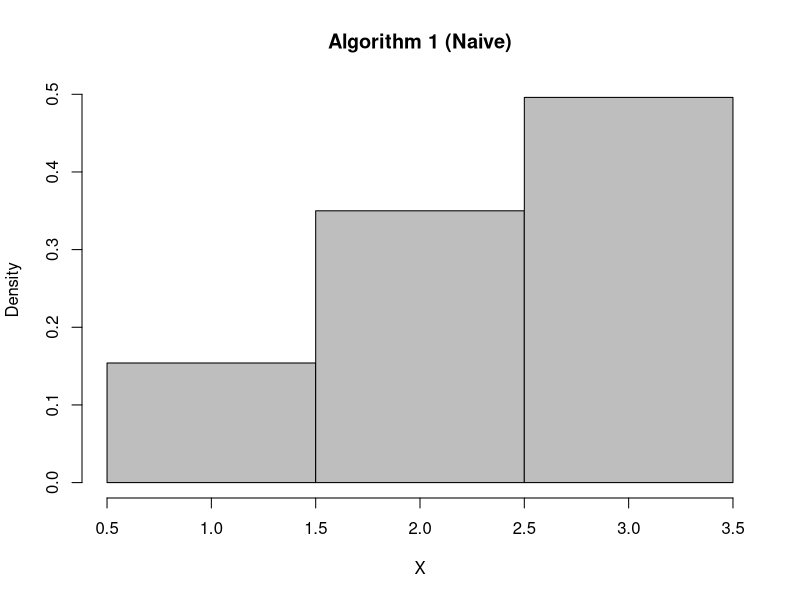
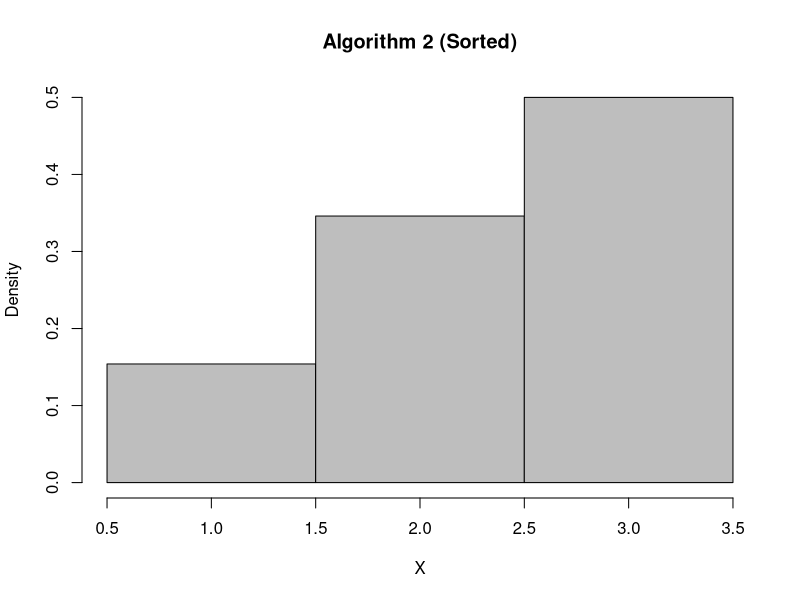
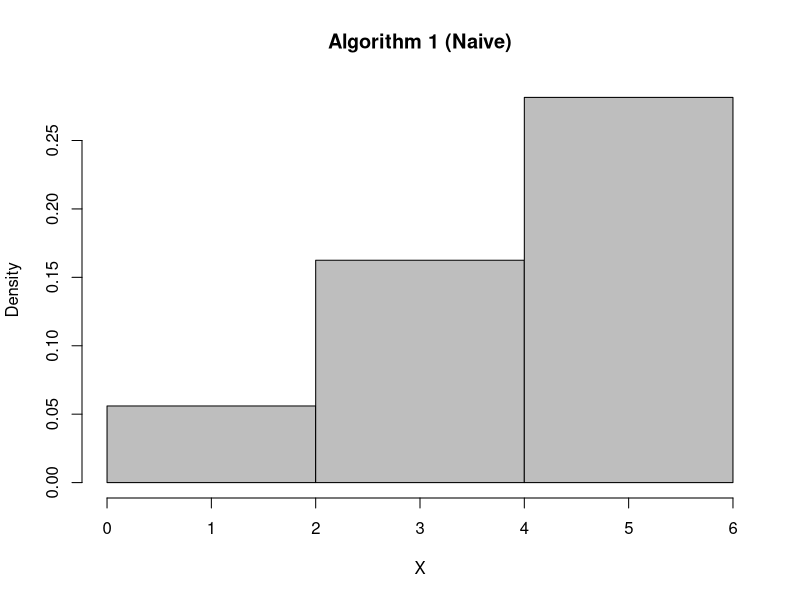
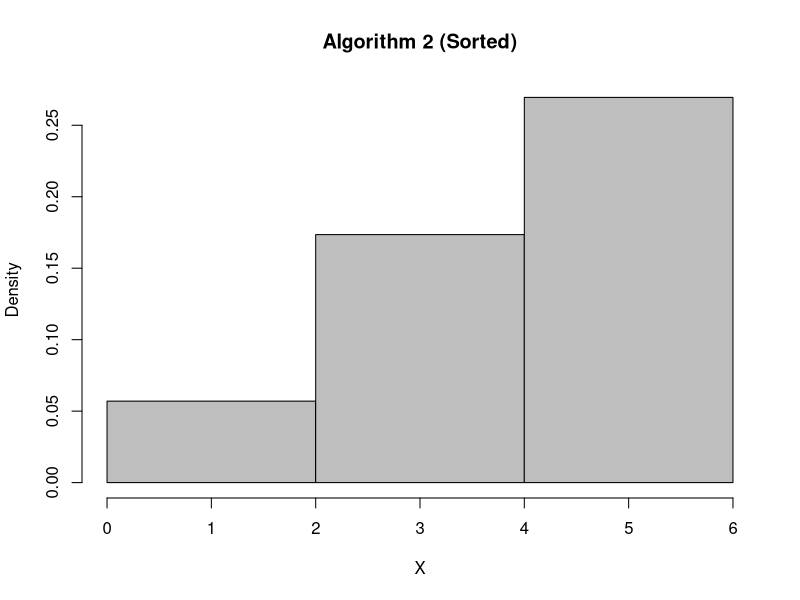
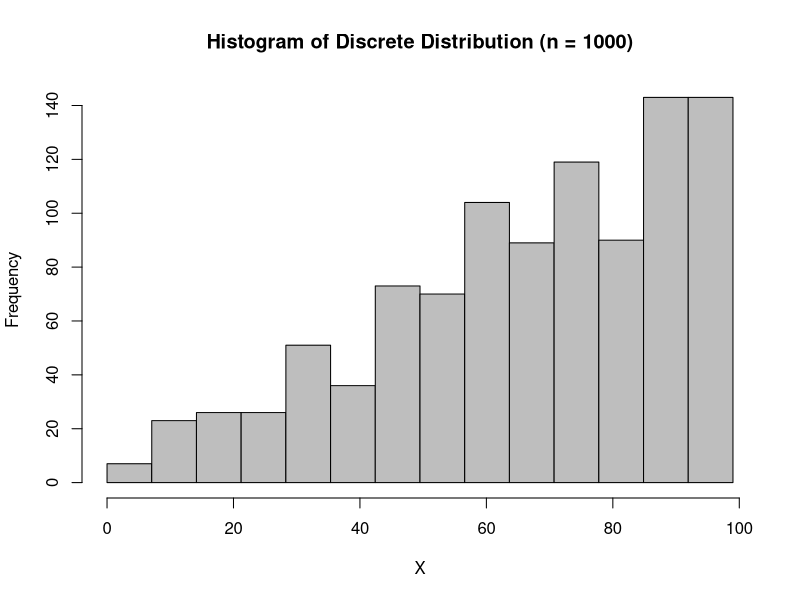
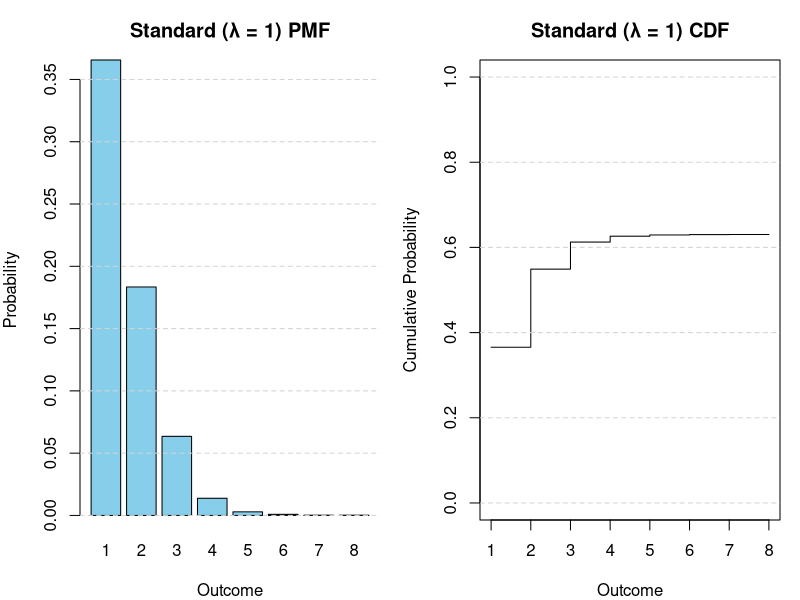
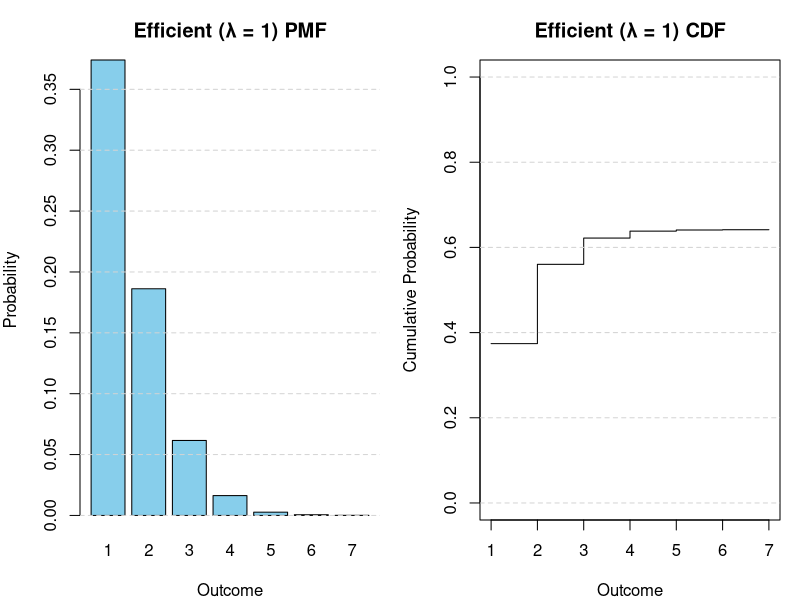
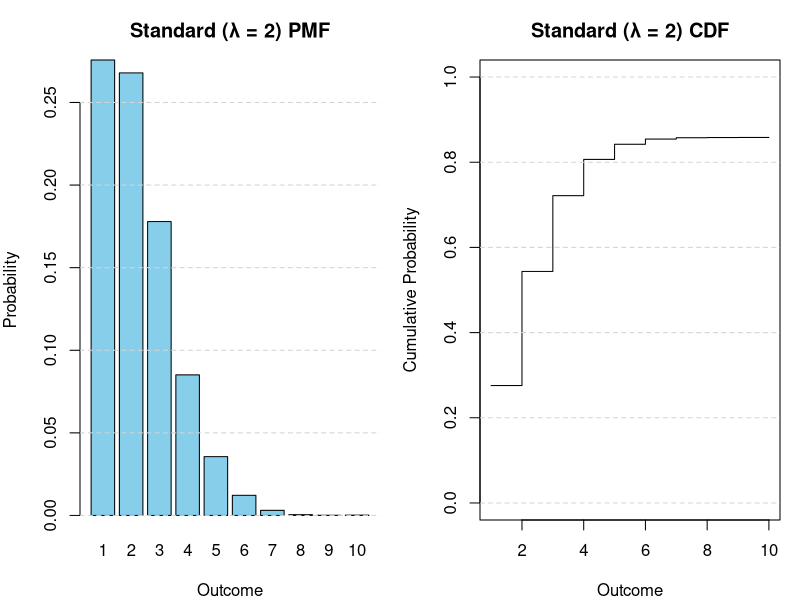

Reproduce these figures in R, in order.
## ---- chunk 1
knitr::opts_chunk$set(echo = TRUE)
## ---- chunk 2
alg1_sample <- function(p, X){
  U <-  runif(1, 0, 1)
  c <-  0
  for (i in c(1:length(p))) {
    c <- c + p[i]
    if (U < c) {
      return(X[i])
    }
  }
}

alg2_sample <- function(p, X) {
  idx <- order(p, decreasing = TRUE)
  p_sorted <- p[idx]
  dist <- X[idx]
  
  U <-  runif(1, 0, 1)
  c <-  0
  for (i in c(1:length(p))) {
    c <- c + p_sorted[i]
    if (U < c) {
      return(dist[i])
    }
  }
}

plot_discrete_hist <- function(samples, outcomes, p, title) {
  hist(samples,
  breaks = c(0.5, 1.5, 2.5, 3.5), col = "grey",
  border = "black", freq = FALSE,
  main = title, xlab = "X")
}

N <- 1000
p <- c(1/6, 1/3, 1/2)
X <- c(1, 2, 3)
samples1 <- replicate(N, alg1_sample(p, X))
samples2 <- replicate(N, alg2_sample(p, X))
freq1 <- table(samples1) / N
freq2 <- table(samples2) / N

plot_discrete_hist(samples1, X, p, "Algorithm 1 (Naive)")
plot_discrete_hist(samples2, X, p, "Algorithm 2 (Sorted)")

cat(
  "Algorithm 1 empirical:\n",
  freq1, "\n\n",
  "Algorithm 2 empirical:\n",
  freq2, "\n\n",
  "Theoretical probs:\n",
  p, "\n"
)

## ---- chunk 3
plot_discrete_hist <- function(samples, outcomes, p, title) {
  hist(samples,
  breaks = c(0, 2, 4, 6), col = "grey",
  border = "black", freq = FALSE,
  main = title, xlab = "X")
}

N <- 1000
p <- c(1/9, 3/9, 5/9)
X <- c(1, 3, 5)
samples1 <- replicate(N, alg1_sample(p, X))
samples2 <- replicate(N, alg2_sample(p, X))
freq1 <- table(samples1) / N
freq2 <- table(samples2) / N

plot_discrete_hist(samples1, X, p, "Algorithm 1 (Naive)")

plot_discrete_hist(samples2, X, p, "Algorithm 2 (Sorted)")

cat(
  "Algorithm 1 empirical:\n",
  freq1, "\n\n",
  "Algorithm 2 empirical:\n",
  freq2, "\n\n",
  "Theoretical probs:\n",
  p, "\n"
)

## ---- chunk 4
N = 1000
X = seq(1, 100, by=2)
p = X / (50**2)
samples = replicate(N, alg1_sample(p, X))
q25 <- quantile(samples, 0.25)
q75 <- quantile(samples, 0.75)
bin_wdith <- 2 * (q75 - q25) / (N^(1/3))
bins = as.numeric(ceiling((max(samples) - min(samples)) / bin_wdith))

hist(samples, breaks=seq(0,max(samples),l=bins+1),
     col = "grey", border = "black", freq = TRUE,
     main = "Histogram of Discrete Distribution (n = 1000)", xlab = "X")

## ---- chunk 5
generate_poisson_rv <- function(lam) {
  # Draw U ~ Uniform(0,1)
  U <- runif(1)
  
  i <- 0
  p <- exp(-lam)   # P(X = 0)
  F <- p           # CDF
  comparisons <- 1 # first comparison
  
  # Incrementally build CDF
  while (U >= F) {
    i <- i + 1
    p <- (lam * p) / i
    F <- F + p
    comparisons <- comparisons + 1
  }
  
  list(X = i, comparisons = comparisons)
}


generate_poisson_efficient <- function(lam) {
  # Integer part of lambda
  I <- floor(lam)
  
  # Precompute probabilities up to floor(lambda)
  p <- numeric(I + 1)
  p[1] <- exp(-lam)   # P(X = 0)
  
  for (k in 2:(I + 1)) {
    p[k] <- lam * p[k - 1] / (k - 1)
  }
  
  F_I <- sum(p)       # CDF at X = I
  
  # Draw U ~ Uniform(0,1)
  U <- runif(1)
  comparisons <- 1
  
  # Case 1: search backward
  if (U <= F_I) {
    i <- I
    F <- F_I
    
    while (U < F) {
      i <- i - 1
      if (i < 0) break
      p_i <- p[i + 2] * (i + 1) / lam
      F <- F - p_i
      comparisons <- comparisons + 1
    }
    X <- i + 1
    
  # Case 2: search forward
  } else {
    i <- I + 1
    F <- F_I
    p_prev <- p[length(p)]
    
    while (U > F) {
      p_i <- lam * p_prev / i
      F <- F + p_i
      p_prev <- p_i
      i <- i + 1
      comparisons <- comparisons + 1
    }
    X <- i - 1
  }
  
  list(X = X, comparisons = comparisons)
}

generate_poisson_samples <- function(lambda, n_samples = 1000, type = "Standard") {
  samples <- numeric(n_samples)
  comparisons <- numeric(n_samples)
  
  for (i in seq_len(n_samples)) {
    if (type == "Standard") {
      res <- generate_poisson_rv(lambda)
    } else {
      res <- generate_poisson_efficient(lambda)
    }
    
    samples[i] <- res$X
    comparisons[i] <- res$comparisons
  }
  
  list(samples = samples, comparisons = comparisons)
}



plot_discrete_samples <- function(samples, outcomes = NULL, title_prefix = "") {
  # determine outcomes if not provided
  if (is.null(outcomes)) {
    outcomes <- sort(unique(samples))
  }
  
  # compute PMF
  pmf <- sapply(outcomes, function(x) mean(samples == x))
  
  # remove outcome 0
  mask <- outcomes != 0
  outcomes_f <- outcomes[mask]
  pmf_f <- pmf[mask]
  
  # compute CDF
  cdf_f <- cumsum(pmf_f)
  
  # side-by-side plots
  par(mfrow = c(1, 2), mar = c(4, 4, 3, 1))
  
  # PMF (bar plot)
  barplot(pmf_f,names.arg = outcomes_f,
    col = "skyblue",border = "black",
    main = paste(title_prefix, "PMF"),
    xlab = "Outcome", ylab = "Probability")
  grid(nx = NA, ny = NULL, lty = 2)
  
  # CDF (step plot)
  plot(outcomes_f,cdf_f,type = "s",
    main = paste(title_prefix, "CDF"),
    xlab = "Outcome", ylab = "Cumulative Probability",
    ylim = c(0, 1))
  grid(nx = NA, ny = NULL, lty = 2)
  par(mfrow = c(1, 1))
}


# parameters
lambda_values <- c(1, 2, 5, 10, 20, 50, 100, 200, 500)
n_samples <- 10000

# Loop over different lambda values
for (lam in lambda_values) {
  cat("\nGenerating Poisson samples with lambda =", lam, "\n")

  # Standard approach
  res_std <- generate_poisson_samples(lam, n_samples, type = "Standard")
  avg_comp_std <- mean(res_std$comparisons)
  cat(sprintf("Average comparisons (Standard): %.2f\n", avg_comp_std))
  plot_discrete_samples(res_std$samples, title_prefix = paste0("Standard (λ = ", lam, ")"))

  # Efficient approach
  res_eff <- generate_poisson_samples(lam, n_samples, type = "Efficient")
  avg_comp_eff <- mean(res_eff$comparisons)

  cat(sprintf("Average comparisons (Efficient): %.2f\n", avg_comp_eff))
  plot_discrete_samples(res_eff$samples, title_prefix = paste0("Efficient (λ = ", lam, ")"))
}


## ---- chunk 6
n <- 1000
U <- runif(n=n, min=0, max=1)
X <- (1-U)^(-2/3)

hist(X, col = "grey", border = "black", freq = FALSE, main = "Sampling - Inverse CDF Method", xlab = "X")
## ---- chunk 7
# parameters
mu <- 0.0        # location
s <- 1.0         # scale (logistic)
sigma_eq <- pi / sqrt(3) * s   # variance-matching normal sigma

# range for plotting
x <- seq(-8, 8, length.out = 1000)

# logistic distribution
log_pdf <- dlogis(x, location = mu, scale = s)
log_cdf <- plogis(x, location = mu, scale = s)

# normal distribution (matched variance)
norm_pdf <- dnorm(x, mean = mu, sd = sigma_eq)
norm_cdf <- pnorm(x, mean = mu, sd = sigma_eq)

# plot PDFs
plot(x, log_pdf, type = "l",lwd = 2,col = "blue",
  main = "Logistic vs Normal PDF", ylab = "Density",xlab = "x")
lines(x, norm_pdf,lwd = 2,col = "red",lty = 2)
legend("topright",
  legend = c("Logistic PDF", "Normal PDF"),
  col = c("blue", "red"),lty = c(1, 2),lwd = 2)
grid()

# plot CDFs
plot(x, log_cdf,type = "l",lwd = 2,col = "blue",
  main = "Logistic vs Normal CDF",
  ylab = "Probability",xlab = "x",ylim = c(0, 1))
lines(x, norm_cdf,lwd = 2,col = "red",lty = 2)
legend("topleft",
  legend = c("Logistic CDF", "Normal CDF"),
  col = c("blue", "red"),lty = c(1, 2),lwd = 2)
grid()

## ---- chunk 8
f <- function(x) {
  return(0.5 * (3*x^2 + 7*x^6) * (0 <= x) * (x <= 1))
}

M <- 5
n <- 1000
samples <- c()
proposals <- 0
while(length(samples) < n) {
  X <- runif(n=1,min=0,max=1)
  U <- runif(n=1,min=0,max=1)
  proposals = proposals+1
  if(U < f(X)/M){
    samples <- c(samples,X)
  }
}

samples <- as.numeric(samples)

cat("Generated samples:", length(samples), "\n")
cat("Total proposals:", proposals, "\n")
cat("Average proposals per accepted sample:", proposals / length(samples), "\n")

# histogram of accepted samples
hist(samples,breaks = 30,freq = FALSE,
     col = "grey",border = "black",xlab = "x",
     ylab = "Density",main = "Rejection Sampling with Uniform(0,1) Proposal")
xgrid <- seq(0, 1, length.out = 200)
lines(xgrid,f(xgrid),col = "red",lwd = 2)
legend("topright",
       legend = c("Samples", "Target density f(x)"),
       fill = c("grey", NA),
       border = c("black", NA),lty = c(NA, 1),
       col = c("black", "red"),lwd = c(NA, 2))
## ---- chunk 9
n <-  1000
X <- runif(n=n,min=0,max=2)
Y <- runif(n=n,min=1,max=4)

# plot the rectangle with points and draw boundary
plot(X, Y,pch = 21,bg = "grey",col = "black",cex = 0.8,
     xlab = "X ~ U[0,2]",ylab = "Y ~ U[1,4]",
  main = "Uniform Sampling from Rectangle",
  asp = 1)

# rectangle boundary
lines(c(0, 2, 2, 0, 0),c(1, 1, 4, 4, 1),col = "red",lwd = 2)

legend(
  "topright",
  legend = c("Samples", "Rectangle boundary"),
  pch = c(21, NA),
  pt.bg = c("grey", NA),
  col = c("black", "red"),
  lty = c(NA, 1),
  lwd = c(NA, 2)
)

## ---- chunk 10
alg1_semicircle <- function(n) {
  X1 <- numeric(n)
  X2 <- numeric(n)
  count <- 0
  
  while (count < n) {
    u1 <- runif(1, -1, 1)  # candidate x
    u2 <- runif(1,  0, 1)  # candidate y
    
    if (u1^2 + u2^2 < 1) {
      count <- count + 1
      X1[count] <- u1
      X2[count] <- u2
    }
  }
  
  list(X1 = X1, X2 = X2)
}

alg2_semicircle <- function(n) {
  repeat {
    u1 <- runif(2 * n, -1, 1)
    u2 <- runif(2 * n,  0, 1)
    
    inside <- (u1^2 + u2^2 < 1)
    
    if (sum(inside) >= n) {
      return(list(
        X1 = u1[inside][1:n],
        X2 = u2[inside][1:n]
      ))
    }
  }
}


num_sims <- c(50, 100, 200, 300, 400, 500, 600, 700, 800, 900, 1000, 1500, 2000, 3000, 4000, 5000)

times_alg1 <- numeric(length(num_sims))
times_alg2 <- numeric(length(num_sims))

for (i in seq_along(num_sims)) {
  n <- num_sims[i]
  
  # Algorithm 1 timing
  t1 <- system.time(alg1_semicircle(n))
  times_alg1[i] <- t1["elapsed"]
  
  # Algorithm 2 timing
  t2 <- system.time(alg2_semicircle(n))
  times_alg2[i] <- t2["elapsed"]
}

# plot
plot(num_sims, times_alg1,type = "b",pch = 16,
     xlab = "Number of simulations (n)",
     ylab = "Runtime (seconds)",
     main = "Runtime Comparison: Algorithm 1 vs Algorithm 2")
lines(num_sims, times_alg2,type="b",pch=17,lty=2)
grid(lty = 2)
## ---- chunk 11
rejection_binomial <- function(n, p, N, condition) {
  samples <- integer(0)
  
  while (length(samples) < N) {
    x <- rbinom(1, n, p)     # proposal from Binomial(n, p)
    if (x >= condition) {   # accept if condition satisfied
      samples <- c(samples, x)
    }
  }
  
  samples
}

# parameters
n <- 10
p <- 0.6
c <- 5
N <- 1000

# generate conditional samples
samples <- rejection_binomial(n, p, N, c)

hist(samples,breaks = seq(4.5, n + 1.5, by = 1),freq = FALSE,col = "grey",border = "black",
     xlab = "X",ylab = "Relative Frequency",
     main = expression(
    "Rejection Sampling: " ~ X ~ sim ~ Bin(10, 0.6) ~ "|" ~ X >= 5))

## ---- chunk 12
# parameters
N <- 500   # number of accepted samples
samples <- matrix(NA, nrow = N, ncol = 2)

count <- 0
while (count < N) {
  # step 1: propose candidate points in bounding rectangle
  x <- runif(1, -pi/2, pi/2)
  y <- runif(1, 0, 1)
  
  # step 2: accept if inside region y <= cos(x)
  if (y <= cos(x)) {
    count <- count + 1
    samples[count, ] <- c(x, y)
  }
}

plot(samples[, 1], samples[, 2],pch = 21,bg = "grey",col = "black",cex = 0.7,
     xlab = "x",ylab = "y",
     main = expression("Uniform Sampling under " ~ y == cos(x)))

